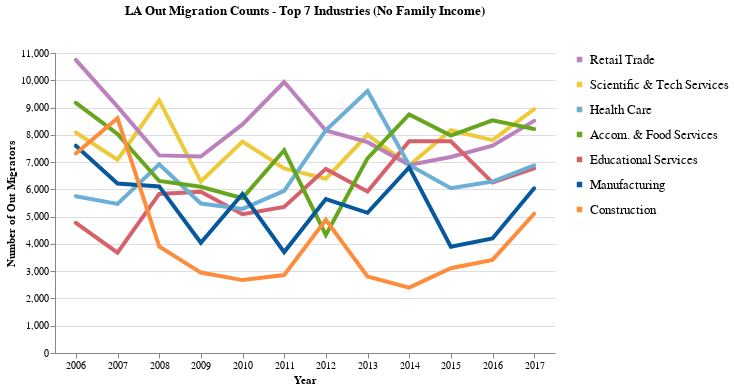

Notebook code for this chart:
### Code cell
#Plotting top 7 via Altair
title=alt.TitleParams(text='LA Out Migration Counts - Top 7 Industries (No Family Income)', offset=30, anchor='middle')

top7 = alt.Chart(ind).configure_axis(labelAngle=0).mark_line(strokeWidth=4, strokeCap='round').encode(
    x=alt.X('Year:O', 
            title='Year', 
            axis=alt.Axis(grid=False)), 
    y=alt.Y('Count', 
            title='Number of Out Migrators'), 
    color=alt.Color('Industry', 
                    title=None,
                    scale=alt.Scale(range=['#bc80bd', '#eeca3b', '#6baed6', '#66a61e', '#d6616b', '#08589e', '#fd8d3d'], 
                                    domain=['Retail Trade', 'Scientific & Tech Services', 'Health Care', 'Accom. & Food Services', 
                                            'Educational Services', 'Manufacturing', 'Construction']),
)).properties(width=500, 
              title=title,
              background='white'
).configure_legend(labelFontSize=13, 
                   symbolStrokeWidth=5.5, 
                   symbolSize=30
).configure_view(strokeWidth=0)

top7

### Figure 1 — Vega-Lite specification as saved in the notebook (floating-point values rounded to 4 significant figures)
{"$schema": "https://vega.github.io/schema/vega-lite/v2.6.0.json", "background": "white", "config": {"axis": {"labelAngle": 0}, "legend": {"labelFontSize": 13, "symbolSize": 30, "symbolStrokeWidth": 5.5}, "view": {"height": 300, "strokeWidth": 0, "width": 400}}, "data": {"name": "data-11e76d90520a76522e14710cf0b74ab2"}, "datasets": {"data-11e76d90520a76522e14710cf0b74ab2": [{"Count": 8084, "Industry": "Scientific & Tech Services", "Year": 2006}, {"Count": 10748, "Industry": "Retail Trade", "Year": 2006}, {"Count": 4772, "Industry": "Educational Services", "Year": 2006}, {"Count": 5748, "Industry": "Health Care", "Year": 2006}, {"Count": 9170, "Industry": "Accom. & Food Services", "Year": 2006}, {"Count": 7600, "Industry": "Manufacturing", "Year": 2006}, {"Count": 7317, "Industry": "Construction", "Year": 2006}, {"Count": 7088, "Industry": "Scientific & Tech Services", "Year": 2007}, {"Count": 9031, "Industry": "Retail Trade", "Year": 2007}, {"Count": 3679, "Industry": "Educational Services", "Year": 2007}, {"Count": 5467, "Industry": "Health Care", "Year": 2007}, {"Count": 8030, "Industry": "Accom. & Food Services", "Year": 2007}, {"Count": 6215, "Industry": "Manufacturing", "Year": 2007}, {"Count": 8608, "Industry": "Construction", "Year": 2007}, {"Count": 9266, "Industry": "Scientific & Tech Services", "Year": 2008}, {"Count": 7246, "Industry": "Retail Trade", "Year": 2008}, {"Count": 5834, "Industry": "Educational Services", "Year": 2008}, {"Count": 6920, "Industry": "Health Care", "Year": 2008}, {"Count": 6308, "Industry": "Accom. & Food Services", "Year": 2008}, {"Count": 6108, "Industry": "Manufacturing", "Year": 2008}, {"Count": 3910, "Industry": "Construction", "Year": 2008}, {"Count": 6294, "Industry": "Scientific & Tech Services", "Year": 2009}, {"Count": 7202, "Industry": "Retail Trade", "Year": 2009}, {"Count": 5916, "Industry": "Educational Services", "Year": 2009}, {"Count": 5479, "Industry": "Health Care", "Year": 2009}, {"Count": 6095, "Industry": "Accom. & Food Services", "Year": 2009}, {"Count": 4042, "Industry": "Manufacturing", "Year": 2009}, {"Count": 2949, "Industry": "Construction", "Year": 2009}, {"Count": 7755, "Industry": "Scientific & Tech Services", "Year": 2010}, {"Count": 8382, "Industry": "Retail Trade", "Year": 2010}, {"Count": 5089, "Industry": "Educational Services", "Year": 2010}, {"Count": 5282, "Industry": "Health Care", "Year": 2010}, {"Count": 5678, "Industry": "Accom. & Food Services", "Year": 2010}, {"Count": 5828, "Industry": "Manufacturing", "Year": 2010}, {"Count": 2673, "Industry": "Construction", "Year": 2010}, {"Count": 6769, "Industry": "Scientific & Tech Services", "Year": 2011}, {"Count": 9936, "Industry": "Retail Trade", "Year": 2011}, {"Count": 5356, "Industry": "Educational Services", "Year": 2011}, {"Count": 5944, "Industry": "Health Care", "Year": 2011}, {"Count": 7432, "Industry": "Accom. & Food Services", "Year": 2011}, {"Count": 3701, "Industry": "Manufacturing", "Year": 2011}, {"Count": 2858, "Industry": "Construction", "Year": 2011}, {"Count": 6392, "Industry": "Scientific & Tech Services", "Year": 2012}, {"Count": 8158, "Industry": "Retail Trade", "Year": 2012}, {"Count": 6751, "Industry": "Educational Services", "Year": 2012}, {"Count": 8168, "Industry": "Health Care", "Year": 2012}, {"Count": 4327, "Industry": "Accom. & Food Services", "Year": 2012}, {"Count": 5644, "Industry": "Manufacturing", "Year": 2012}, {"Count": 4880, "Industry": "Construction", "Year": 2012}, {"Count": 8002, "Industry": "Scientific & Tech Services", "Year": 2013}, {"Count": 7732, "Industry": "Retail Trade", "Year": 2013}, {"Count": 5922, "Industry": "Educational Services", "Year": 2013}, {"Count": 9608, "Industry": "Health Care", "Year": 2013}, {"Count": 7138, "Industry": "Accom. & Food Services", "Year": 2013}, {"Count": 5140, "Industry": "Manufacturing", "Year": 2013}, {"Count": 2808, "Industry": "Construction", "Year": 2013}, {"Count": 6877, "Industry": "Scientific & Tech Services", "Year": 2014}, {"Count": 6898, "Industry": "Retail Trade", "Year": 2014}, {"Count": 7767, "Industry": "Educational Services", "Year": 2014}, {"Count": 6890, "Industry": "Health Care", "Year": 2014}, {"Count": 8748, "Industry": "Accom. & Food Services", "Year": 2014}, {"Count": 6804, "Industry": "Manufacturing", "Year": 2014}, {"Count": 2396, "Industry": "Construction", "Year": 2014}, {"Count": 8167, "Industry": "Scientific & Tech Services", "Year": 2015}, {"Count": 7189, "Industry": "Retail Trade", "Year": 2015}, {"Count": 7760, "Industry": "Educational Services", "Year": 2015}, {"Count": 6044, "Industry": "Health Care", "Year": 2015}, {"Count": 7970, "Industry": "Accom. & Food Services", "Year": 2015}, {"Count": 3897, "Industry": "Manufacturing", "Year": 2015}, {"Count": 3109, "Industry": "Construction", "Year": 2015}, {"Count": 7805, "Industry": "Scientific & Tech Services", "Year": 2016}, {"Count": 7602, "Industry": "Retail Trade", "Year": 2016}, {"Count": 6249, "Industry": "Educational Services", "Year": 2016}, {"Count": 6288, "Industry": "Health Care", "Year": 2016}, {"Count": 8534, "Industry": "Accom. & Food Services", "Year": 2016}, {"Count": 4199, "Industry": "Manufacturing", "Year": 2016}, {"Count": 3414, "Industry": "Construction", "Year": 2016}, {"Count": 8943, "Industry": "Scientific & Tech Services", "Year": 2017}, {"Count": 8512, "Industry": "Retail Trade", "Year": 2017}, {"Count": 6771, "Industry": "Educational Services", "Year": 2017}, {"Count": 6878, "Industry": "Health Care", "Year": 2017}, {"Count": 8211, "Industry": "Accom. & Food Services", "Year": 2017}, {"Count": 6039, "Industry": "Manufacturing", "Year": 2017}, {"Count": 5107, "Industry": "Construction", "Year": 2017}]}, "encoding": {"color": {"field": "Industry", "scale": {"domain": ["Retail Trade", "Scientific & Tech Services", "Health Care", "Accom. & Food Services", "Educational Services", "Manufacturing", "Construction"], "range": ["#bc80bd", "#eeca3b", "#6baed6", "#66a61e", "#d6616b", "#08589e", "#fd8d3d"]}, "title": null, "type": "nominal"}, "x": {"axis": {"grid": false}, "field": "Year", "title": "Year", "type": "ordinal"}, "y": {"field": "Count", "title": "Number of Out Migrators", "type": "quantitative"}}, "mark": {"strokeCap": "round", "strokeWidth": 4, "type": "line"}, "title": {"anchor": "middle", "offset": 30, "text": "LA Out Migration Counts - Top 7 Industries (No Family Income)"}, "width": 500}
